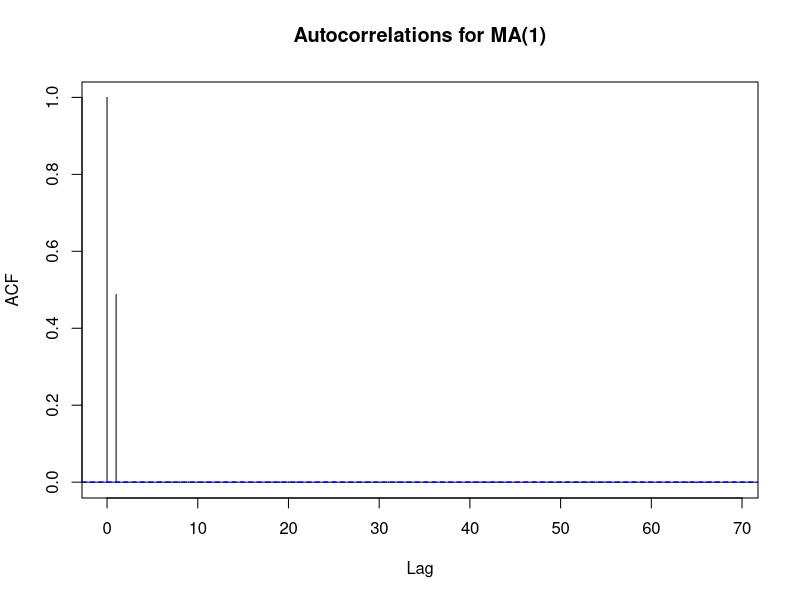
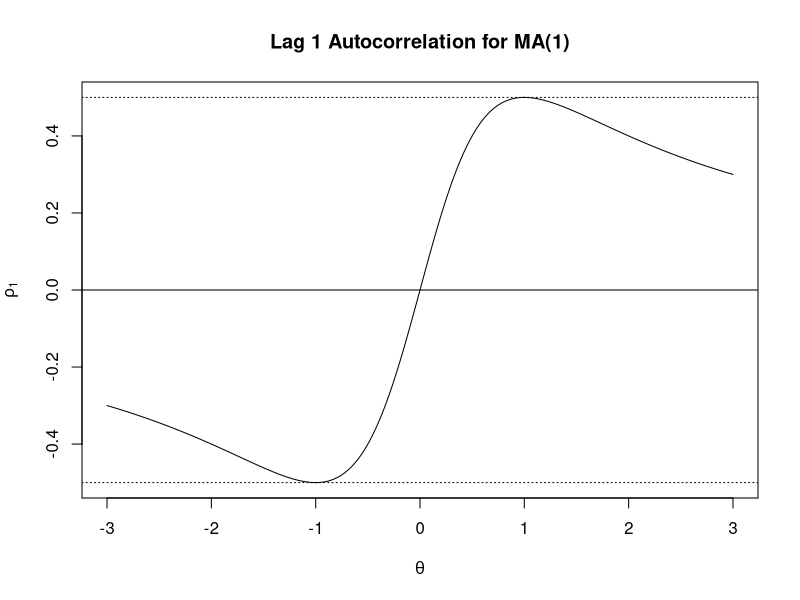

The R script that drew these images, in order:
setwd("~/Dropbox/Academics/Teaching/Econ211C/S2013/LectureSlides/Unit1-ARMA/Section2-ARMA/")

#################################################################
# Plot ACF for MA(1)
#################################################################

# Draw a long series of white noise
N = 10000000;
sigma = 0.5;
eps = rnorm(N, 0, sigma);

# Compute MA(1)
mu = 0.61;
theta = 0.8;
y = mu + eps[2:N] + theta*eps[1:(N-1)];

# plot the empirical acf
pdf(file="ma1-acf.pdf", height=8, width=10)
acf(y, main="Autocorrelations for MA(1)")
dev.off()

#################################################################
# Plot lag 1 autocorrelation for different MA(1)
#################################################################

# Construct a grid of first-order coefficients
N = 10000;
thetaGrid = seq(-3, 3, length=N);

# Compute the lag 1 autocorrelations
rho1 = thetaGrid/(1+thetaGrid^2);

# Plot
pdf(file="lag1-autocorr-ma1.pdf", height=6, width=10)
plot(thetaGrid, rho1, type='l', xlab=expression(theta), ylab=expression(rho[1]),
	 main="Lag 1 Autocorrelation for MA(1)")
abline(h=0);
abline(h=0.5, lty=3);
abline(h=-0.5, lty=3);
dev.off()